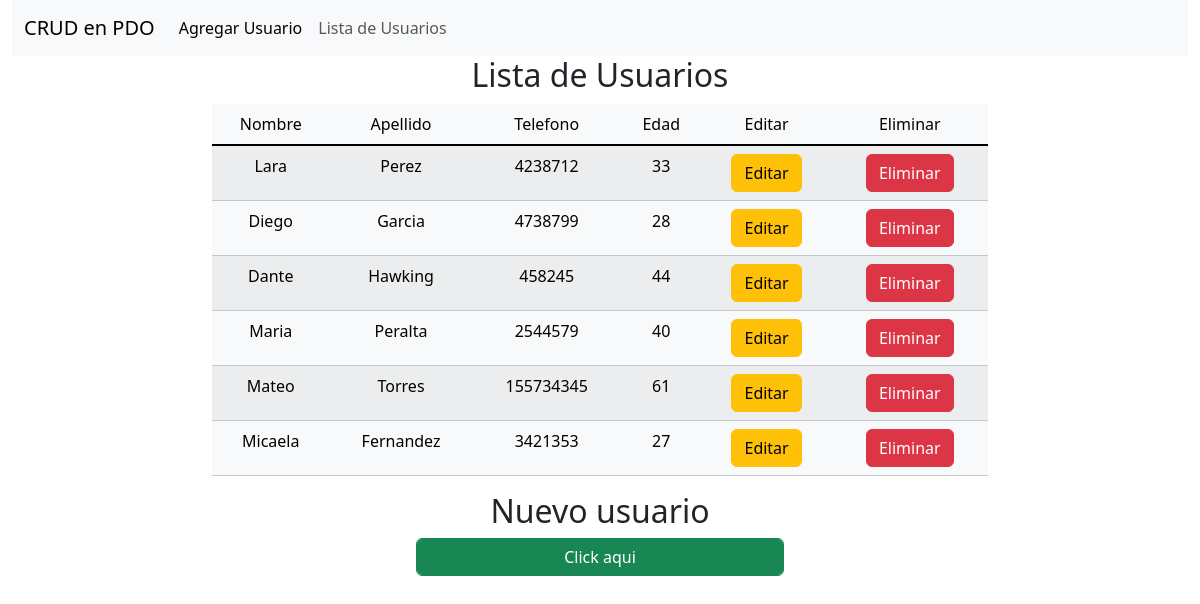
The page / on the database its author committed.
### tables this page shows
CREATE TABLE `usuarios` (
  `id` int(11) NOT NULL,
  `nombre` varchar(100) NOT NULL,
  `apellido` varchar(100) NOT NULL,
  `telefono` varchar(15) NOT NULL,
  `edad` int(3) NOT NULL
);

### controlador/usuario_controlador.php (called while the page is built, shortened)
<?php
class UsuarioController extends Usuario{
    public function indexListaUsuarios(){
        require_once("vista/listaUsuarios.php");
    }
}

### core/Crud.php (called while the page is built, shortened)
<?php
require_once("Conexion.php");
class Crud extends Conexion{
    private $pdo;
    public function __construct(
        public string $tabla
        ){
        $this->pdo = $this->conexion();
    }
    public function consultarTodo(){
        try{
            $stmt = $this->pdo->prepare("SELECT * FROM $this->tabla");
            $stmt->execute();
            return $stmt->fetchAll(PDO::FETCH_OBJ);
        }
        catch(PDOException $e){
            echo $e->getMessage();
        }
    }
}

### core/Conexion.php (called while the page is built, shortened)
<?php
class Conexion{
    protected function conexion(){
        try{
            $pdo = new PDO(
                "$this->driver:host=$this->host;
                dbname=$this->dbname;
                charset=$this->charset",
                $this->user,
                $this->pass
            );
            return $pdo;
        }
        catch(PDOException $e){
            echo $e->getMessage();
        }
    }
}

### vista/listaUsuarios.php (the view, shortened to what this page needs)
<!DOCTYPE html>
<html lang="en">
<head>
    <link href="https://cdn.jsdelivr.net/npm/bootstrap@5.3.3/dist/css/bootstrap.min.css" rel="stylesheet"
>
</head>
<body class="container-fluid">
    <?php require_once("nav.php"); ?>
    <div class="row justify-content-md-center text-center">
        <div>
            <h2>Lista de Usuarios</h2>
        </div>
        <br><br>
        <div  class="col-12 col-md-8">
            <table class="table table-light table-striped">
                <thead>
                    <tr>
                        <?php require_once("core/constantes.php");
                        foreach (USUARIO_COLUMNS as $columna): ?>
                            <td scope="col"><?php echo $columna ?></td>
                        <?php endforeach; ?>
                        <td scope="col">Editar</td>
                        <td scope="col">Eliminar</td>
                    </tr>
                </thead>
                <tbody class="table-group-divider">
                <?php foreach ($this->consultarTodo() as $usuario): ?>
                    <tr>
                        <td><?php echo $usuario->nombre ?></td>
                        <td><?php echo $usuario->apellido ?></td>
                        <td><?php echo $usuario->telefono ?></td>
                        <td><?php echo $usuario->edad ?></td>
                        <td><a href="index.php?controlador=usuario&accion=mostrar&id=<?php echo $usuario->id ?>" class="btn btn-warning">Editar</a></td>
                        <td><a onclick="javascript:return confirm('Seguro que desea eliminar este usuario?')" href="index.php?controlador=usuario&accion=borrar&id=<?php echo $usuario->id ?>" class="btn btn-danger">Eliminar</a></td>
                    </tr>
                <?php endforeach ?>
                </tbody>
            </table>
        </div>
        <br>
        <div class="row justify-content-md-center text-center">
            <div class="col-12 col-md-4">
                <h2>Nuevo usuario</h2>
                <a href="index.php?controlador=usuario&accion=mostrar" class="form-control btn btn-success">Click aqui</a>
            </div>
        </div>
    </div>
</body>
</html>

### index.php (shortened to what this page needs)
<?php
if(!isset($_REQUEST["controlador"])){
    require_once("controlador/usuario_controlador.php");
    $controlador = new UsuarioController();
    $controlador->indexListaUsuarios();
}

### vista/nav.php (shortened to what this page needs)
<nav class="navbar navbar-expand-lg bg-body-tertiary">
    <div class="container-fluid" >
        <a class="navbar-brand" href="#">CRUD en PDO</a>
        <div class="collapse navbar-collapse" id="navbarNav">
            <ul class="navbar-nav">
                <li class="nav-item">
                    <a class="nav-link active" aria-current="page" href="index.php?controlador=usuario&accion=mostrar">Agregar Usuario</a>
                </li>
                <li class="nav-item">
                    <a class="nav-link" href="index.php">Lista de Usuarios</a>
                </li>
            </ul>
        </div>
    </div>
</nav>

### rows shown on the page
usuarios: nombre "Lara", apellido "Perez", telefono "4238712", edad "33"
usuarios: nombre "Diego", apellido "Garcia", telefono "4738799", edad "28"
usuarios: nombre "Dante", apellido "Hawking", telefono "458245", edad "44"
usuarios: nombre "Maria", apellido "Peralta", telefono "2544579", edad "40"
usuarios: nombre "Mateo", apellido "Torres", telefono "155734345", edad "61"
usuarios: nombre "Micaela", apellido "Fernandez", telefono "3421353", edad "27"

### other values the page prints
$columna "Nombre"
$columna "Apellido"
$columna "Telefono"
$columna "Edad"
